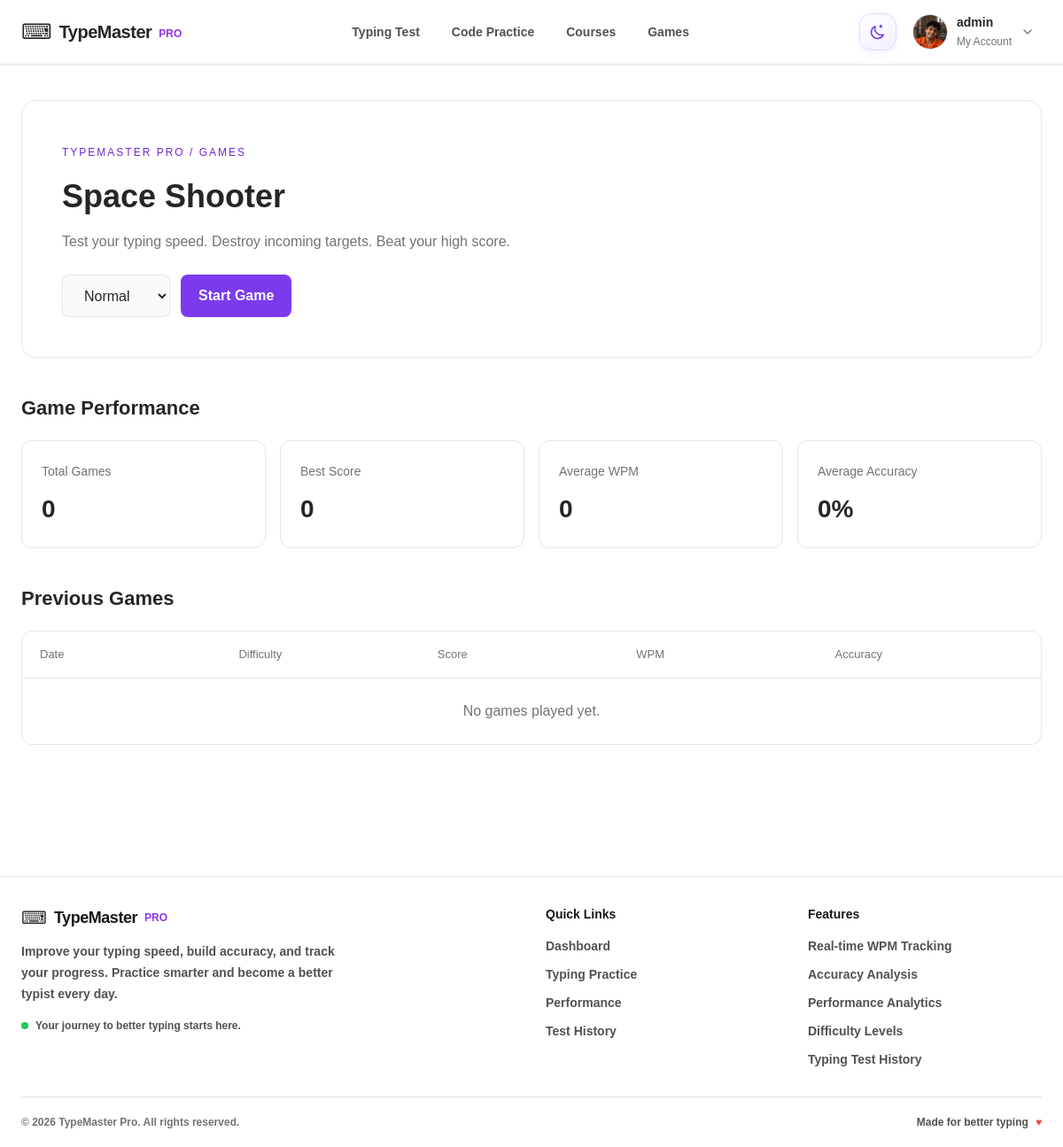
/space-shooter/ (signed in), run on an earlier commit of the app's database.
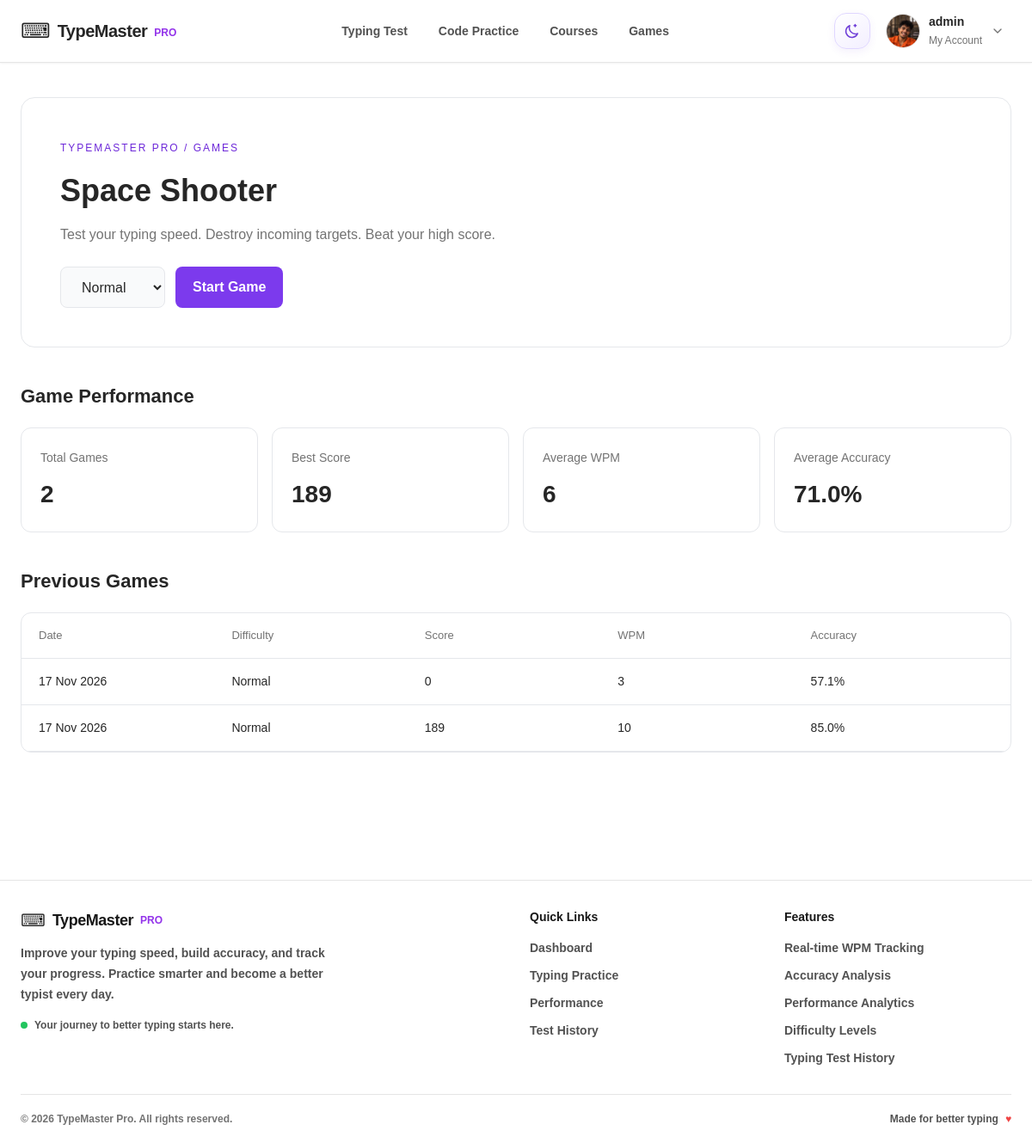
And on a later commit of the database.
### type/models.py (models this page shows, shortened)
class SpaceShooterResult(models.Model):
    DIFFICULTY_CHOICES = [
        ('easy', 'Easy'),
        ('normal', 'Normal'),
        ('hard', 'Hard'),
        ('extreme', 'Extreme'),
    ]
    user = models.ForeignKey(
        User,
        on_delete=models.CASCADE,
        related_name='space_shooter_results'
    )
    difficulty = models.CharField(
        max_length=10,
        choices=DIFFICULTY_CHOICES
    )
    score = models.PositiveIntegerField(default=0)
    wpm = models.PositiveIntegerField(default=0)
    accuracy = models.FloatField(default=0)
    words_destroyed = models.PositiveIntegerField(default=0)
    missed_words = models.PositiveIntegerField(default=0)
    mistakes = models.PositiveIntegerField(default=0)
    shots_fired = models.PositiveIntegerField(default=0)
    highest_wave = models.PositiveIntegerField(default=1)
    duration = models.PositiveIntegerField(default=0)
    created_at = models.DateTimeField(auto_now_add=True)
    class Meta:
        ordering = ['-created_at']
        indexes = [
            models.Index(fields=['user', '-created_at']),
            models.Index(fields=['user', 'difficulty']),
        ]

### type/views.py (the view)
# urls.py: path('space-shooter/',views.space_shooter,name='space_shooter'),
@ensure_csrf_cookie
def space_shooter(request):
    stats = {
        'total_games': 0,
        'best_score': 0,
        'average_wpm': 0,
        'average_accuracy': 0,
    }
    history = []
    if request.user.is_authenticated:
        results = SpaceShooterResult.objects.filter(
            user=request.user
        )
        summary = results.aggregate(
            total_games=Count('id'),
            best_score=Max('score'),
            average_wpm=Avg('wpm'),
            average_accuracy=Avg('accuracy'),
        )
        stats = {
            'total_games': summary['total_games'] or 0,
            'best_score': summary['best_score'] or 0,
            'average_wpm': round(summary['average_wpm'] or 0),
            'average_accuracy': round(
                summary['average_accuracy'] or 0, 1
            ),
        }
        history = results.order_by('-created_at')[:10]
    return render(request, 'games/space_shooter/home.html', {
        'stats': stats,
        'history': history,
    })

### templates/games/space_shooter/home.html (shortened to what this page needs)
{% extends "base/base.html" %}
{% load static %}
{% block extra_css %}
<link rel="stylesheet" href="{% static 'games/space_shooter/css/home.css' %}">
{% endblock %}
{% block content %}
<div id="spaceShooterHome">
    <section class="game-hero">
        <span class="eyebrow">TYPEMASTER PRO / GAMES</span>
        <h1>Space Shooter</h1>
        <p>Test your typing speed. Destroy incoming targets. Beat your high score.</p>
        <div class="game-controls">
            <select id="difficulty">
                <option value="normal" selected>Normal</option>
            </select>
            <button id="startGame">Start Game</button>
        </div>
    </section>
    <section class="game-performance">
        <h2>Game Performance</h2>
        <div class="performance-grid">
            <div class="performance-card">
                <span>Total Games</span>
                <h3>{{ stats.total_games }}</h3>
            </div>
            <div class="performance-card">
                <span>Best Score</span>
                <h3>{{ stats.best_score }}</h3>
            </div>
            <div class="performance-card">
                <span>Average WPM</span>
                <h3>{{ stats.average_wpm }}</h3>
            </div>
            <div class="performance-card">
                <span>Average Accuracy</span>
                <h3>{{ stats.average_accuracy }}%</h3>
            </div>
        </div>
    </section>
    <section class="game-history">
        <h2>Previous Games</h2>
        <div class="history-table">
            <div class="history-header">
                <span>Date</span>
                <span>Difficulty</span>
                <span>Score</span>
                <span>WPM</span>
                <span>Accuracy</span>
            </div>
            {% for result in history %}
            <div class="history-row">
                <span>{{ result.created_at|date:"d M Y" }}</span>
                <span>{{ result.get_difficulty_display }}</span>
                <span>{{ result.score }}</span>
                <span>{{ result.wpm }}</span>
                <span>{{ result.accuracy }}%</span>
            </div>
            {% empty %}
            <p class="empty-history">No games played yet.</p>
            {% endfor %}
        </div>
    </section>
</div>
{% endblock %}

What changed in the data, as far as the page shows it:
added SpaceShooterResult: created_at "17 Nov 2026", difficulty "Normal", score "0", wpm "3", accuracy "57.1"
added SpaceShooterResult: created_at "17 Nov 2026", difficulty "Normal", score "189", wpm "10", accuracy "85.0"
Also different on the page:
{{ stats.total_games }}: "0" → "2"
{{ stats.best_score }}: "0" → "189"
{{ stats.average_wpm }}: "0" → "6"
{{ stats.average_accuracy }}: "0" → "71.0"
text no longer shown: "No games played yet."
